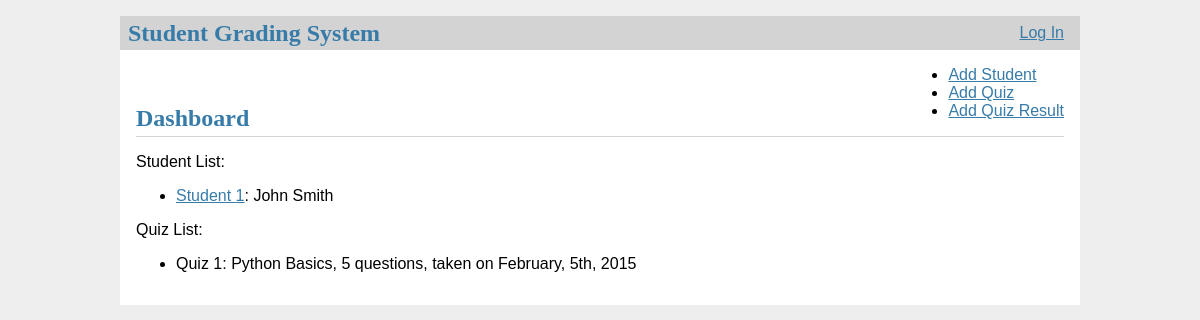
Before: /dashboard (signed in) with the older database file.
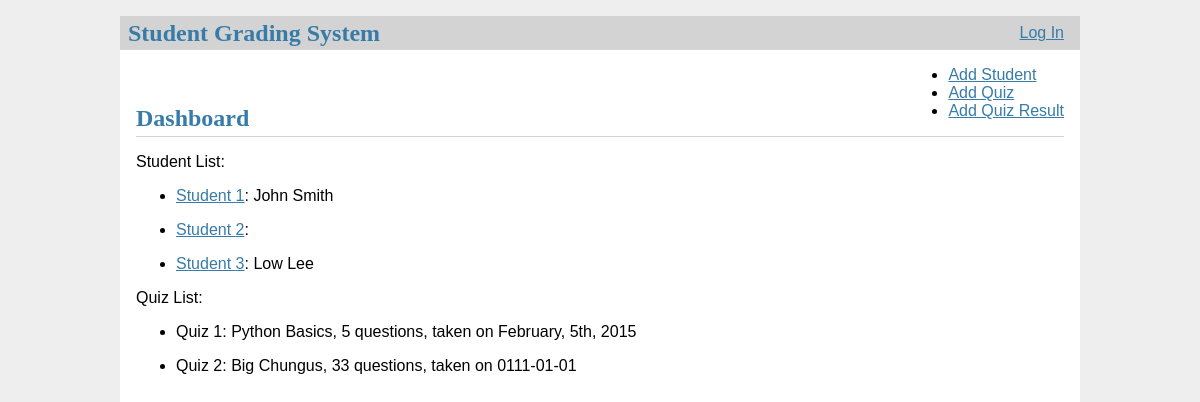
After: the same page with the newer database file.
### tables this page shows
CREATE TABLE students
( 
	student_id INTEGER PRIMARY KEY,
    student_last_name varchar(255) NOT NULL,
    student_first_name varchar(255) NOT NULL
);

CREATE TABLE quizzes
(
	quiz_id INTEGER PRIMARY KEY,
    quiz_subject varchar(255) NOT NULL,
    quiz_questions int NOT NULL,
    quiz_date date NOT NULL
);

### studentreportapp.py (the view)
@app.route('/dashboard')
@login_required
def dashboard():
    conn = sqlite3.connect(hw12_db)
    with conn:
        cur = conn.cursor()
        cur.execute("SELECT * FROM students")
        student_rows = cur.fetchall()
        cur.execute("SELECT * FROM quizzes")
        quiz_rows = cur.fetchall()
    return render_template('dashboard.html', student_rows = student_rows, quiz_rows = quiz_rows)

### studentreportapp.py (called while the page is built)
def login_required(view):
    @functools.wraps(view)
    def wrapped_view(**kwargs):
        if session.get('user_id') is None:
            return redirect('/login')
        return view(**kwargs)
    return wrapped_view

### templates/dashboard.html
{% extends 'base.html' %}
{% block header %}
  <h1>{% block title %}Dashboard{% endblock %}</h1>
  <ul>
    <li><a href="{{ url_for('add_student') }}">Add Student</a></li>
    <li><a href="{{ url_for('add_quiz') }}">Add Quiz</a></li>
    <li><a href="{{ url_for('add_results') }}">Add Quiz Result</a></li>
  </ul>
{% endblock %}
{% block content %}
    <p>Student List:</p>
    {% for student in student_rows %}
    <ul>
        <li><a href="/student/{{student[0]}}">Student {{student[0]}}</a>: {{student[2]}} {{student[1]}}</li>
    </ul>
    {% endfor %}
    <p>Quiz List:</p>
    {% for quiz in quiz_rows %}
    <ul>
        <li>Quiz {{quiz[0]}}: {{quiz[1]}}, {{quiz[2]}} questions, taken on {{quiz[3]}}</li>
    </ul>
    {% endfor %}
{% endblock %}

### templates/base.html (shortened to what this page needs)
<!doctype html>
<link rel="stylesheet" href="{{ url_for('static', filename='style.css') }}">
<nav>
  <h1>Student Grading System</h1>
  <ul>
      <li><a href="{{ url_for('login') }}">Log In</a>
  </ul>
</nav>
<section class="content">
  <header>
    {% block header %}{% endblock %}
  </header>
  {% block content %}{% endblock %}
</section>

### static/style.css (style rules this page uses)
h1 { font-family: serif; color: #377ba8; margin: 1rem 0; }
a { color: #377ba8; }
nav { background: lightgray; display: flex; align-items: center; padding: 0 0.5rem; }
nav h1 { flex: auto; margin: 0; }
nav ul { display: flex; list-style: none; margin: 0; padding: 0; }
nav ul li a, nav ul li span, header .action { display: block; padding: 0.5rem; }
.content { padding: 0 1rem 1rem; }
.content > header { border-bottom: 1px solid lightgray; display: flex; align-items: flex-end; }
.content > header h1 { flex: auto; margin: 1rem 0 0.25rem 0; }
.content:last-child { margin-bottom: 0; }

Changed rows visible on the page:
added students: student_id "2"
added students: student_id "3", student_first_name "Low", student_last_name "Lee"
added quizzes: quiz_id "2", quiz_subject "Big Chungus", quiz_questions "33", quiz_date "0111-01-01"
